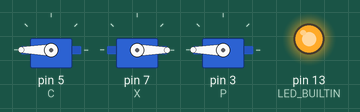
This sketch was run on a simulated Arduino Uno, built with avr-gcc and run on an emulated ATmega328P. On the bench: 3 × servo, output pins drawn as LEDs (lit = HIGH).

Above: at 0.05 s.
At 13.45 s:
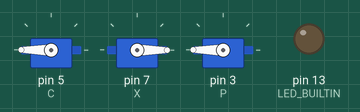
At 26.95 s:
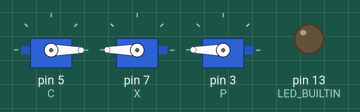
Timing chart, 0 to 35.1 s (numbered marks = the images above):
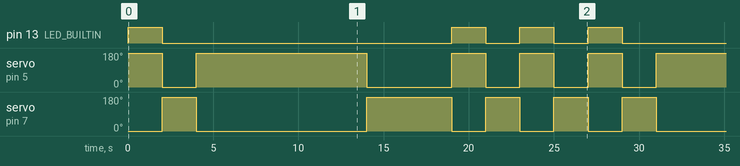

The sketch:

sketch_feb9a.ino
```cpp
#include <Servo.h>  // 引用随机功能库头文件,控制PWM电子开关用
Servo C, X, P;  // C 充气电子阀插D5; X 吸气电子阀插D6; P 真空泵插D8;
int Cdelay = 2000;  // 充气时间,气球越充越大则减小这个数值,越充越小则增加这个数值

void setup() {
    pinMode(LED_BUILTIN, OUTPUT);  // 板子上电会先运行1次这里的代码,进行初始化
    digitalWrite(LED_BUILTIN, LOW);  // 设置开发板板载LED信号灯GPIO为输出
    C.attach(5, 500, 2500); C.write(0);  // 呼气充气电磁阀插D5针脚,0断电,端与金属端相通
    X.attach(7, 500, 2500); X.write(0);  // 吸气放气电磁阀插D6针脚,0断电,端与金属端相通
    P.attach(3, 500, 2500); P.write(0);  // 真空泵插D8针脚,0断电,建议5V1a+手机充电头或电脑USB3.0
}

void loop() {
    static unsigned long ms = 0;  // 单片机开发板会循环不断的调用运行这里的代码

    if (millis() > ms) {
        C.write(180);
        X.write(0);
        P.write(180);
        delay(10000);

        C.write(0);
        X.write(180);
        delay(5000);
        ms = millis() + 1000 * 60 * 10;
    }

    digitalWrite(LED_BUILTIN, HIGH);  // Mini ESP8266,LOW=亮灯,HIGH=灭灯
    C.write(180);  // 呼气充气阀180上电,端与金属端相通,与金属端气球封闭
    X.write(0);  // 吸气放气阀0断电,端与金属端气球相通,侧端封闭
    P.write(180);  // 真空泵180上电运行,系的侧孔吸气,顶孔出气
    delay(2000);  // 延时2.0秒等待吸气放气

    digitalWrite(LED_BUILTIN, LOW);  // Mini ESP8266,LOW=亮灯,HIGH=灭灯
    C.write(0);  // 呼气充气阀0断电,端与金属端气球相通,侧端封闭
    X.write(180);  // 吸气放气阀180上电,端与金属端气球相通,与金属端气球封闭
    P.write(180);  // 真空泵180上电运行,系的侧孔吸气,顶孔出气
    delay(Cdelay);  // 延时2.0秒等待吸气放气
}
```

Measured:
- by itself, pin 13 (LED_BUILTIN): repeats every 27.0 s: LOW 17.0 s, 2 × (HIGH 2.0 s, LOW 2.0 s), HIGH 2.0 s
- by itself, servo on pin 5 (C): repeats every 27.0 s: 180° 10.0 s, 0° 5.0 s, 3 × (180° 2.0 s, 0° 2.0 s)
- by itself, servo on pin 7 (X): repeats every 27.0 s: 0° 10.0 s, 180° 5.0 s, 3 × (0° 2.0 s, 180° 2.0 s)
